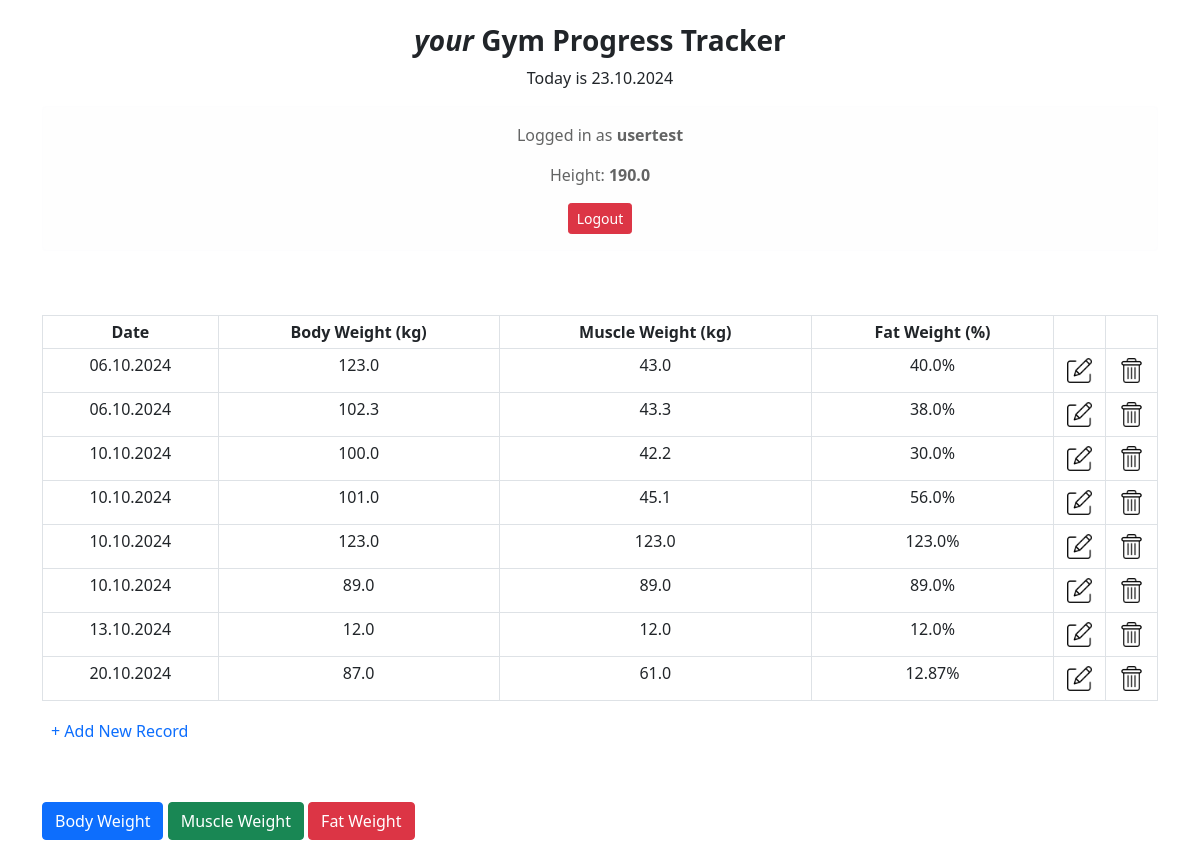
Screenshot of / (signed in) with the database file from the repository.
### app.py (models this page shows, shortened)
class User(db.Model):
    id = db.Column(db.Integer, primary_key=True)
    username = db.Column(db.String(100), nullable=False)
    email = db.Column(db.String(80), unique=True, nullable=False)
    password = db.Column(db.String(200), nullable=False)
    height = db.Column(db.Float)

class Results(db.Model):
    id = db.Column(db.Integer, primary_key=True)
    date_created = db.Column(db.DateTime(timezone=True), server_default=func.now(), nullable=False)
    body_weight = db.Column(db.Float, nullable=False)
    muscle_weight = db.Column(db.Float, nullable=False)
    fat_weight = db.Column(db.Float, nullable=False)
    user_id = db.Column(db.Integer, db.ForeignKey('user.id'), nullable=False)

### app.py (the view)
@app.route("/", methods=["GET", "POST"])
def index():
    if 'user_id' in session:
        user_id = session['user_id']
        results = Results.query.filter_by(user_id=user_id).all()
        user = User.query.get(user_id)
    else:
        results = []
        user = None
    return render_template(
        "index.html",
        today_date=datetime.today().strftime('%d.%m.%Y'),
        user=user, results=results)

### templates/index.html (shortened to what this page needs)
<!DOCTYPE html>
<html lang="en">
<head>
    <link href="https://cdn.jsdelivr.net/npm/bootstrap@5.0.2/dist/css/bootstrap.min.css" rel="stylesheet">
    <link rel="stylesheet" href="{{ url_for('static', filename='style.css') }}">
</head>
<body>
    <div class="container mt-4">
        <div class="row">
            <div class="col text-center">
                <h3 class="fw-bold"><i>your </i>Gym Progress Tracker</h3>
            </div>
        </div>
        <div class="row">
            <div class="col text-center">
                {% if user %}
                    <p>Today is {{ today_date }}</p>
                    <div class="alert alert-light">
                        <p>Logged in as <strong>{{ user.username }}</strong></p>
                        <p>Height: <strong>{{ user.height }}</strong></p>
                        <a href="{{ url_for('logout') }}" class="btn btn-danger btn-sm" name="logout">Logout</a>
                    </div>
                {% endif %}
            </div>
        </div>
    </div>
{% if user %}
<div class="container mt-5">
    <table class="table table-sm table-hover table-bordered align-middles text-center">
        <thead class="table table-responsive">
            <tr>
                <th>Date</th>
                <th>Body Weight (kg)</th>
                <th>Muscle Weight (kg)</th>
                <th>Fat Weight (%)</th>
                <th></th>
                <th></th>
            </tr>
        </thead>
        <tbody>
            {% for result in results %}
            <tr>
                <td class="text-nowrap">{{ result.date_created.strftime('%d.%m.%Y') }}</td>
                <td>{{ result.body_weight }}</td>
                <td>{{ result.muscle_weight }}</td>
                <td>{{ result.fat_weight }}%</td>
                <td class="fit">
                    <button class="btn btn-link btn-sm">
                        <a  href="/edit/{{ result.id }}">
                            <img width="25" height="25" src="/static/images/edit.png"></img>
                        </a>
                    </button>
                </td>
                <td class="fit">
                    <form method="post" action="{{ url_for('remove_result', result_id=result.id) }}" class="d-inline">
                        <button type="submit" class="btn btn-link btn-sm" onclick="return confirm('Remove record?')">
                            <img width="25" height="25" src="/static/images/delete.png"></img>
                        </button>
                    </form>
                </td>
            </tr>
            {% endfor %}
        </tbody>
    </table>
    <button class="btn btn-sm">
        <a href="/add" class="text-decoration-none">
            <h6>
                + Add New Record
            </h6>
        </a>
    </button>
</div>
<div class="container mt-5">
    <div class="row">
        <div class="col-12">
            <button class="btn btn-primary" onclick="setChartMode('body_weight')">Body Weight</button>
            <button class="btn btn-success" onclick="setChartMode('muscle_weight')">Muscle Weight</button>
            <button class="btn btn-danger" onclick="setChartMode('fat_weight')">Fat Weight</button>
            <div id="chart" style="height:400px; margin-top: 20px;"></div>
        </div>
    </div>
</div>
{% endif %}
</body>
</html>

### static/style.css (style rules this page uses)
.table td.fit, .table th.fit { white-space: nowrap; width: 1%; }

### rows the page displays
User: username "usertest", height "190.0"
Results: date_created "06.10.2024", body_weight "123.0", muscle_weight "43.0", fat_weight "40.0"
Results: date_created "06.10.2024", body_weight "102.3", muscle_weight "43.3", fat_weight "38.0"
Results: date_created "10.10.2024", body_weight "100.0", muscle_weight "42.2", fat_weight "30.0"
Results: date_created "10.10.2024", body_weight "101.0", muscle_weight "45.1", fat_weight "56.0"
Results: date_created "10.10.2024", body_weight "123.0", muscle_weight "123.0", fat_weight "123.0"
Results: date_created "10.10.2024", body_weight "89.0", muscle_weight "89.0", fat_weight "89.0"
Results: date_created "13.10.2024", body_weight "12.0", muscle_weight "12.0", fat_weight "12.0"
Results: date_created "20.10.2024", body_weight "87.0", muscle_weight "61.0", fat_weight "12.87"
